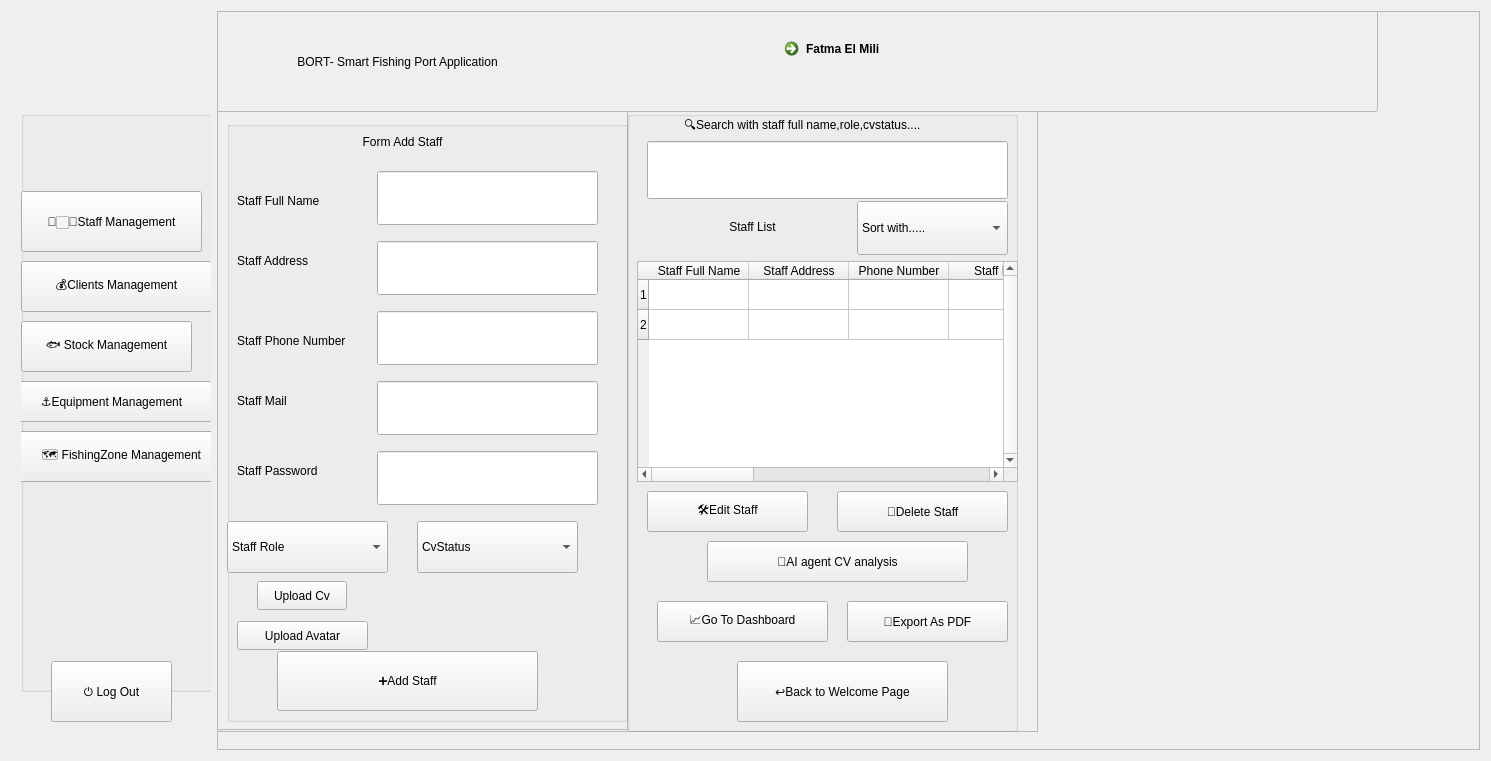
     <widget class="QWidget" name="layoutWidget">
      <property name="geometry">
       <rect>
        <x>0</x>
        <y>0</y>
        <width>1491</width>
        <height>761</height>
       </rect>
      </property>
      <layout class="QHBoxLayout" name="horizontalLayout_2">
       <item>
        <widget class="QFrame" name="sidebarMenu">
         <property name="minimumSize">
          <size>
           <width>200</width>
           <height>0</height>
          </size>
         </property>
         <property name="maximumSize">
          <size>
           <width>200</width>
           <height>16777215</height>
          </size>
         </property>
         <property name="frameShape">
          <enum>QFrame::Shape::NoFrame</enum>
         </property>
         <property name="frameShadow">
          <enum>QFrame::Shadow::Raised</enum>
         </property>
         <widget class="QGroupBox" name="groupBox">
          <property name="geometry">
           <rect>
            <x>10</x>
            <y>100</y>
            <width>200</width>
            <height>581</height>
           </rect>
          </property>
          <property name="minimumSize">
           <size>
            <width>200</width>
            <height>0</height>
           </size>
          </property>
          <property name="maximumSize">
           <size>
            <width>200</width>
            <height>16777215</height>
           </size>
          </property>
          <property name="title">
           <string/>
          </property>
          <widget class="QPushButton" name="staffmanagementBTN">
           <property name="geometry">
            <rect>
             <x>0</x>
             <y>80</y>
             <width>181</width>
             <height>61</height>
            </rect>
           </property>
           <property name="text">
            <string>👩🏻‍💼Staff Management</string>
           </property>
           <property name="active" stdset="0">
            <bool>true</bool>
           </property>
          </widget>
          <widget class="QPushButton" name="clientsmanagementBTN">
           <property name="geometry">
            <rect>
             <x>0</x>
             <y>150</y>
             <width>191</width>
             <height>51</height>
            </rect>
           </property>
           <property name="text">
            <string>💰Clients Management</string>
           </property>
          </widget>
          <widget class="QPushButton" name="stockmanagementBTN">
           <property name="geometry">
            <rect>
             <x>0</x>
             <y>210</y>
             <width>171</width>
             <height>51</height>
            </rect>
           </property>
           <property name="text">
            <string>🐟 Stock Management</string>
           </property>
          </widget>
          <widget class="QPushButton" name="fishingzonemanagementBTN">
           <property name="geometry">
            <rect>
             <x>-10</x>
             <y>320</y>
             <width>221</width>
             <height>51</height>
            </rect>
           </property>
           <property name="text">
            <string>🗺️ FishingZone Management</string>
           </property>
          </widget>
          <widget class="QPushButton" name="equipmentmanagementBTN">
           <property name="geometry">
            <rect>
             <x>-10</x>
             <y>270</y>
             <width>201</width>
             <height>41</height>
            </rect>
           </property>
           <property name="text">
            <string>⚓Equipment Management</string>
           </property>
          </widget>
         </widget>
         <widget class="QLabel" name="logoheader">
          <property name="geometry">
           <rect>
            <x>0</x>
            <y>10</y>
            <width>181</width>
            <height>151</height>
           </rect>
          </property>
          <property name="text">
           <string/>
          </property>
          <property name="pixmap">
           <pixmap resource="Ressources.qrc">:/Images/logoHeader1.png</pixmap>
          </property>
         </widget>
         <widget class="QPushButton" name="logOutBTN">
          <property name="geometry">
           <rect>
            <x>40</x>
            <y>650</y>
            <width>121</width>
            <height>61</height>
           </rect>
          </property>
          <property name="text">
           <string>⏻ Log Out</string>
          </property>
         </widget>
        </widget>
       </item>
       <item>
        <widget class="QFrame" name="contenumain">
         <property name="frameShape">
          <enum>QFrame::Shape::StyledPanel</enum>
         </property>
         <property name="frameShadow">
          <enum>QFrame::Shadow::Raised</enum>
         </property>
         <property name="active" stdset="0">
          <bool>true</bool>
         </property>
         <widget class="QWidget" name="verticalLayoutWidget">
          <property name="geometry">
           <rect>
            <x>-270</x>
            <y>0</y>
            <width>1431</width>
            <height>101</height>
           </rect>
          </property>
          <layout class="QVBoxLayout" name="verticalLayout_2">
           <item>
            <widget class="QFrame" name="header">
             <property name="frameShape">
              <enum>QFrame::Shape::StyledPanel</enum>
             </property>
             <property name="frameShadow">
              <enum>QFrame::Shadow::Raised</enum>
             </property>
             <widget class="QLabel" name="titreHeader">
              <property name="geometry">
               <rect>
                <x>220</x>
                <y>20</y>
                <width>461</width>
                <height>61</height>
               </rect>
              </property>
              <property name="text">
               <string>BORT- Smart Fishing Port Application</string>
              </property>
              <property name="alignment">
               <set>Qt::AlignmentFlag::AlignCenter</set>
              </property>
             </widget>
             <widget class="QCommandLinkButton" name="userprofiledetails">
              <property name="geometry">
               <rect>
                <x>830</x>
                <y>20</y>
                <width>211</width>
                <height>51</height>
               </rect>
              </property>
              <property name="text">
               <string>Fatma El Mili</string>
              </property>
             </widget>
             <widget class="QLabel" name="avatar">
              <property name="geometry">
               <rect>
                <x>990</x>
                <y>20</y>
                <width>46</width>
                <height>46</height>
               </rect>
              </property>
              <property name="text">
               <string/>
              </property>
              <property name="pixmap">
               <pixmap resource="Ressources.qrc">:/Images/avatar.png</pixmap>
              </property>
             </widget>
            </widget>
           </item>
          </layout>
         </widget>
         <widget class="QWidget" name="layoutWidget">
          <property name="geometry">
           <rect>
            <x>-10</x>
            <y>100</y>
            <width>831</width>
            <height>621</height>
           </rect>
          </property>
          <layout class="QHBoxLayout" name="horizontalLayout_3">
           <item>
            <widget class="QFrame" name="liststaff">
             <property name="frameShape">
              <enum>QFrame::Shape::StyledPanel</enum>
             </property>
             <property name="frameShadow">
              <enum>QFrame::Shadow::Raised</enum>
             </property>
             <widget class="QFrame" name="formAddStaff">
              <property name="geometry">
               <rect>
                <x>10</x>
                <y>0</y>
                <width>411</width>
                <height>619</height>
               </rect>
              </property>
              <property name="frameShape">
               <enum>QFrame::Shape::StyledPanel</enum>
              </property>
              <property name="frameShadow">
               <enum>QFrame::Shadow::Raised</enum>
              </property>
              <widget class="QGroupBox" name="formcontdd">
               <property name="geometry">
                <rect>
                 <x>10</x>
                 <y>10</y>
                 <width>401</width>
                 <height>601</height>
                </rect>
               </property>
               <property name="title">
                <string/>
               </property>
               <widget class="QLabel" name="labeladdstaff">
                <property name="geometry">
                 <rect>
                  <x>100</x>
                  <y>0</y>
                  <width>151</width>
                  <height>41</height>
                 </rect>
                </property>
                <property name="text">
                 <string>Form Add Staff</string>
                </property>
                <property name="alignment">
                 <set>Qt::AlignmentFlag::AlignCenter</set>
                </property>
               </widget>
               <widget class="QComboBox" name="role">
                <property name="geometry">
                 <rect>
                  <x>0</x>
                  <y>400</y>
                  <width>161</width>
                  <height>52</height>
                 </rect>
                </property>
                <item>
                 <property name="text">
                  <string>Staff Role</string>
                 </property>
                </item>
                <item>
                 <property name="text">
                  <string>Admin</string>
                 </property>
                </item>
                <item>
                 <property name="text">
                  <string>An accountant</string>
                 </property>
                </item>
                <item>
                 <property name="text">
                  <string>Human resource</string>
                 </property>
                </item>
                <item>
                 <property name="text">
                  <string>Regulatory manager</string>
                 </property>
                </item>
                <item>
                 <property name="text">
                  <string>Fisherman</string>
                 </property>
                </item>
                <item>
                 <property name="text">
                  <string>Security</string>
                 </property>
                </item>
                <item>
                 <property name="text">
                  <string/>
                 </property>
                </item>
               </widget>
               <widget class="QLabel" name="staffnamelabel">
                <property name="geometry">
                 <rect>
                  <x>10</x>
                  <y>70</y>
                  <width>131</width>
                  <height>20</height>
                 </rect>
                </property>
                <property name="text">
                 <string>Staff Full Name</string>
                </property>
               </widget>
               <widget class="QLineEdit" name="staffnameedit">
                <property name="geometry">
                 <rect>
                  <x>150</x>
                  <y>50</y>
                  <width>221</width>
                  <height>54</height>
                 </rect>
                </property>
               </widget>
               <widget class="QLabel" name="staffaddresslabel">
                <property name="geometry">
                 <rect>
                  <x>10</x>
                  <y>130</y>
                  <width>111</width>
                  <height>20</height>
                 </rect>
                </property>
                <property name="text">
                 <string>Staff Address</string>
                </property>
               </widget>
               <widget class="QLineEdit" name="staffaddressedit">
                <property name="geometry">
                 <rect>
                  <x>150</x>
                  <y>120</y>
                  <width>221</width>
                  <height>54</height>
                 </rect>
                </property>
               </widget>
               <widget class="QLabel" name="tellabel">
                <property name="geometry">
                 <rect>
                  <x>10</x>
                  <y>210</y>
                  <width>141</width>
                  <height>20</height>
                 </rect>
                </property>
                <property name="text">
                 <string>Staff Phone Number</string>
                </property>
               </widget>
               <widget class="QLineEdit" name="teledit">
                <property name="geometry">
                 <rect>
                  <x>150</x>
                  <y>190</y>
                  <width>221</width>
                  <height>54</height>
                 </rect>
                </property>
               </widget>
               <widget class="QLabel" name="maillabel">
                <property name="geometry">
                 <rect>
                  <x>10</x>
                  <y>270</y>
                  <width>151</width>
                  <height>20</height>
                 </rect>
                </property>
                <property name="text">
                 <string>Staff Mail</string>
                </property>
               </widget>
               <widget class="QLineEdit" name="mailedit">
                <property name="geometry">
                 <rect>
                  <x>150</x>
                  <y>260</y>
                  <width>221</width>
                  <height>54</height>
                 </rect>
                </property>
               </widget>
               <widget class="QComboBox" name="cvstat">
                <property name="geometry">
                 <rect>
                  <x>190</x>
                  <y>400</y>
                  <width>161</width>
                  <height>52</height>
                 </rect>
                </property>
                <item>
                 <property name="text">
                  <string>CvStatus</string>
                 </property>
                </item>
                <item>
                 <property name="text">
                  <string>Accepted</string>
                 </property>
                </item>
                <item>
                 <property name="text">
                  <string>Rejected</string>
                 </property>
                </item>
                <item>
                 <property name="text">
                  <string>Pending</string>
                 </property>
                </item>
                <item>
                 <property name="text">
                  <string/>
                 </property>
                </item>
                <item>
                 <property name="text">
                  <string/>
                 </property>
                </item>
                <item>
                 <property name="text">
                  <string/>
                 </property>
                </item>
                <item>
                 <property name="text">
                  <string/>
                 </property>
                </item>
                <item>
                 <property name="text">
                  <string/>
                 </property>
                </item>
                <item>
                 <property name="text">
                  <string/>
                 </property>
                </item>
                <item>
                 <property name="text">
                  <string/>
                 </property>
                </item>
                <item>
                 <property name="text">
                  <string/>
                 </property>
                </item>
                <item>
                 <property name="text">
                  <string/>
                 </property>
                </item>
               </widget>
               <widget class="QLabel" name="passlab">
                <property name="geometry">
                 <rect>
                  <x>10</x>
                  <y>340</y>
                  <width>141</width>
                  <height>20</height>
                 </rect>
                </property>
                <property name="text">
                 <string>Staff Password</string>
                </property>
               </widget>
               <widget class="QLineEdit" name="passlab_2">
                <property name="geometry">
                 <rect>
                  <x>150</x>
                  <y>330</y>
                  <width>221</width>
                  <height>54</height>
                 </rect>
                </property>
               </widget>
               <widget class="QPushButton" name="ubploacvbtn">
                <property name="geometry">
                 <rect>
                  <x>30</x>
                  <y>460</y>
                  <width>90</width>
                  <height>29</height>
                 </rect>
                </property>
                <property name="styleSheet">
                 <string notr="true">#uploadcvbtn
 {
    background-color: rgba(20, 60, 95, 0.9);
    border: 1px solid rgba(79, 195, 247, 0.4);
    border-radius: 12px;
    color: #e3f2fd;
    padding: 10px 16px;
    font-weight: 600;
}

#uploadcvbtn:hover
 {
    background-color: rgba(79, 195, 247, 0.35);
    color: white;
}</string>
                </property>
                <property name="text">
                 <string>Upload Cv</string>
                </property>
               </widget>
               <widget class="QPushButton" name="addstaffbtn">
                <property name="geometry">
                 <rect>
                  <x>50</x>
                  <y>530</y>
                  <width>261</width>
                  <height>60</height>
                 </rect>
                </property>
                <property name="text">
                 <string>➕Add Staff</string>
                </property>
               </widget>
               <widget class="QLabel" name="cvpathEdit">
                <property name="geometry">
                 <rect>
                  <x>150</x>
                  <y>470</y>
                  <width>241</width>
                  <height>20</height>
                 </rect>
                </property>
                <property name="text">
                 <string/>
                </property>
                <property name="alignment">
                 <set>Qt::AlignmentFlag::AlignCenter</set>
                </property>
               </widget>
               <widget class="QPushButton" name="ubploaAvatarbtn">
                <property name="geometry">
                 <rect>
                  <x>10</x>
                  <y>500</y>
                  <width>131</width>
                  <height>29</height>
                 </rect>
                </property>
                <property name="text">
                 <string>Upload Avatar</string>
                </property>
               </widget>
               <widget class="QLabel" name="avatarpathEdit">
                <property name="geometry">
                 <rect>
                  <x>150</x>
                  <y>500</y>
                  <width>241</width>
                  <height>20</height>
                 </rect>
                </property>
                <property name="text">
                 <string/>
                </property>
                <property name="alignment">
                 <set>Qt::AlignmentFlag::AlignCenter</set>
                </property>
               </widget>
              </widget>
             </widget>
             <widget class="QGroupBox" name="liststaffff">
              <property name="geometry">
               <rect>
                <x>420</x>
                <y>0</y>
                <width>391</width>
                <height>621</height>
               </rect>
              </property>
              <property name="title">
               <string/>
              </property>
              <widget class="QLineEdit" name="staffsearchbarre">
               <property name="geometry">
                <rect>
                 <x>20</x>
                 <y>30</y>
                 <width>361</width>
                 <height>58</height>
                </rect>
               </property>
               <property name="text">
                <string/>
               </property>
              </widget>
              <widget class="QComboBox" name="sortstaff">
               <property name="geometry">
                <rect>
                 <x>230</x>
                 <y>90</y>
                 <width>151</width>
                 <height>54</height>
                </rect>
               </property>
               <item>
                <property name="text">
                 <string>Sort with.....</string>
                </property>
               </item>
               <item>
                <property name="text">
                 <string>Staff Full Name</string>
                </property>
               </item>
               <item>
                <property name="text">
                 <string>Staff Role</string>
                </property>
               </item>
               <item>
                <property name="text">
                 <string>Staff CvStatus</string>
                </property>
               </item>
              </widget>
              <widget class="QLabel" name="stafflistlabel">
               <property name="geometry">
                <rect>
                 <x>30</x>
                 <y>90</y>
                 <width>191</width>
                 <height>51</height>
                </rect>
               </property>
               <property name="text">
                <string>Staff List</string>
               </property>
               <property name="alignment">
                <set>Qt::AlignmentFlag::AlignCenter</set>
               </property>
              </widget>
              <widget class="QTableWidget" name="tablestaff">
               <property name="geometry">
                <rect>
                 <x>10</x>
                 <y>150</y>
                 <width>381</width>
                 <height>221</height>
                </rect>
               </property>
               <property name="verticalScrollBarPolicy">
                <enum>Qt::ScrollBarPolicy::ScrollBarAlwaysOn</enum>
               </property>
               <property name="horizontalScrollBarPolicy">
                <enum>Qt::ScrollBarPolicy::ScrollBarAlwaysOn</enum>
               </property>
               <property name="rowCount">
                <number>2</number>
               </property>
               <property name="columnCount">
                <number>10</number>
               </property>
               <row/>
               <row/>
               <column>
                <property name="text">
                 <string>Staff Full Name</string>
                </property>
               </column>
               <column>
                <property name="text">
                 <string>Staff Address</string>
                </property>
               </column>
               <column>
                <property name="text">
                 <string>Phone Number</string>
                </property>
               </column>
               <column>
                <property name="text">
                 <string>Staff Mail</string>
                </property>
               </column>
               <column>
                <property name="text">
                 <string>Staff Password</string>
                </property>
               </column>
               <column>
                <property name="text">
                 <string>Staff Role</string>
                </property>
               </column>
               <column>
                <property name="text">
                 <string>Cv Status</string>
                </property>
               </column>
               <column>
                <property name="text">
                 <string>Cv</string>
                </property>
               </column>
               <column>
                <property name="text">
                 <string>Avatar</string>
                </property>
               </column>
               <column/>
              </widget>
              <widget class="QPushButton" name="modifystaffbtn">
               <property name="geometry">
                <rect>
                 <x>20</x>
                 <y>380</y>
                 <width>161</width>
                 <height>41</height>
                </rect>
               </property>
               <property name="text">
                <string>🛠️Edit Staff</string>
               </property>
              </widget>
              <widget class="QPushButton" name="deletestaffbtn">
               <property name="geometry">
                <rect>
                 <x>210</x>
                 <y>380</y>
                 <width>171</width>
                 <height>41</height>
                </rect>
               </property>
               <property name="text">
                <string>🚯Delete Staff</string>
               </property>
              </widget>
              <widget class="QPushButton" name="cvanalysebtn">
               <property name="geometry">
                <rect>
                 <x>80</x>
                 <y>430</y>
                 <width>261</width>
                 <height>41</height>
                </rect>
               </property>
               <property name="text">
                <string>🤖AI agent CV analysis</string>
               </property>
              </widget>
              <widget class="QPushButton" name="staticbtn">
               <property name="geometry">
                <rect>
                 <x>30</x>
                 <y>490</y>
                 <width>171</width>
                 <height>41</height>
                </rect>
               </property>
               <property name="text">
                <string>📈Go To Dashboard</string>
               </property>
              </widget>
              <widget class="QPushButton" name="exportpdfstaffbtn">
               <property name="geometry">
                <rect>
                 <x>220</x>
                 <y>490</y>
                 <width>161</width>
                 <height>41</height>
                </rect>
               </property>
               <property name="text">
                <string>📝Export As PDF</string>
               </property>
              </widget>
              <widget class="QPushButton" name="backWbtn">
               <property name="geometry">
                <rect>
                 <x>110</x>
                 <y>550</y>
                 <width>211</width>
                 <height>61</height>
                </rect>
               </property>
               <property name="text">
                <string>↩️Back to Welcome Page</string>
               </property>
              </widget>
              <widget class="QLabel" name="searchlabel">
               <property name="geometry">
                <rect>
                 <x>-20</x>
                 <y>0</y>
                 <width>391</width>
                 <height>31</height>
                </rect>
               </property>
               <property name="text">
                <string>🔍Search with staff full name,role,cvstatus....</string>
               </property>
               <property name="alignment">
                <set>Qt::AlignmentFlag::AlignCenter</set>
               </property>
              </widget>
             </widget>
            </widget>
           </item>
          </layout>
         </widget>
        </widget>
       </item>
      </layout>
     </widget>
